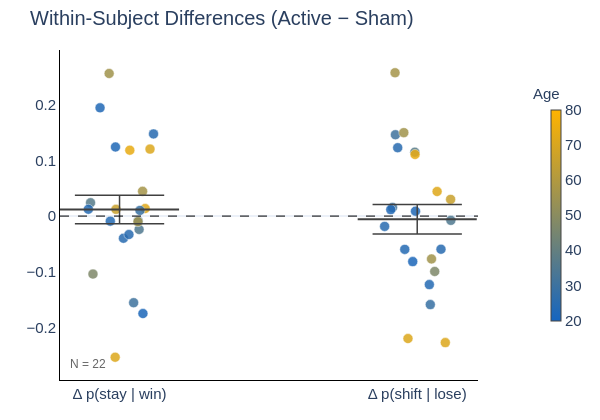

The code cell stored with this chart in its notebook:
### Code cell
# WSLS Difference Plot (Active - Sham)

import plotly.graph_objects as go
import matplotlib.colors as mcolors
import numpy as np

# ---- Configuration ----
age_min, age_max = 20, 80
cap_w = 0.15

wsls_plot = wsls_h2.copy()
n_h2_plot = wsls_plot['subject_id'].nunique()

# ---- Age colormap ----
age_cmap = mcolors.LinearSegmentedColormap.from_list(
    'blue_gold', ['#1565C0', '#FFB300']
)
age_lookup = data.groupby('subject_id')['age'].first().to_dict()

def age_to_color(age):
    norm = np.clip((age - age_min) / (age_max - age_min), 0, 1)
    rgba = age_cmap(norm)
    return f'rgb({int(rgba[0]*255)},{int(rgba[1]*255)},{int(rgba[2]*255)})'

# ---- Build figure ----
fig = go.Figure()
rng = np.random.default_rng(42)

params = ['p_stay_win', 'p_shift_lose']
x_positions = [0, 1]
x_labels = ['Δ p(stay | win)', 'Δ p(shift | lose)']

for i, param in enumerate(params):

    # ---- Pivot to compute within-subject differences ----
    pivot = wsls_plot.pivot(index='subject_id', columns='condition', values=param)

    # keep only complete pairs
    pivot = pivot.dropna(subset=['sham', 'active'])

    # compute difference
    diff = pivot['active'] - pivot['sham']

    subjects = diff.index

    # jitter (only horizontal now)
    jitter = rng.uniform(-0.12, 0.12, size=len(diff))

    # ---- Plot points ----
    fig.add_trace(go.Scatter(
        x=np.full(len(diff), i) + jitter,
        y=diff.values,
        mode='markers',
        marker=dict(
            size=10,
            opacity=0.85,
            color=[age_to_color(age_lookup.get(s, np.nan)) for s in subjects],
            line=dict(width=0.5, color='white')
        ),
        text=[f'sub-{s}<br>Age: {age_lookup.get(s, "?")}<br>Δ: {d:.3f}'
              for s, d in zip(subjects, diff.values)],
        hoverinfo='text+y',
        showlegend=False
    ))

    # ---- Mean + SEM ----
    vals = diff.values
    if len(vals) > 0:
        mean = np.mean(vals)
        sem = np.std(vals, ddof=1) / np.sqrt(len(vals)) if len(vals) > 1 else 0

        # vertical error bar
        fig.add_trace(go.Scatter(
            x=[i, i],
            y=[mean - sem, mean + sem],
            mode='lines',
            line=dict(color='#404040', width=1.5),
            showlegend=False,
            hoverinfo='skip'
        ))

        # caps
        fig.add_trace(go.Scatter(
            x=[i - cap_w, i + cap_w],
            y=[mean + sem, mean + sem],
            mode='lines',
            line=dict(color='#404040', width=1.5),
            showlegend=False,
            hoverinfo='skip'
        ))

        fig.add_trace(go.Scatter(
            x=[i - cap_w, i + cap_w],
            y=[mean - sem, mean - sem],
            mode='lines',
            line=dict(color='#404040', width=1.5),
            showlegend=False,
            hoverinfo='skip'
        ))

        # mean line
        fig.add_trace(go.Scatter(
            x=[i - 0.2, i + 0.2],
            y=[mean, mean],
            mode='lines',
            line=dict(color='#404040', width=2),
            showlegend=False,
            hoverinfo='text',
            text=[f'Mean Δ: {mean:.3f}'] * 2
        ))

# ---- Zero reference line ----
fig.add_hline(y=0, line=dict(color='black', width=1, dash='dash'))

# ---- Axes ----
fig.update_xaxes(
    tickvals=x_positions,
    ticktext=x_labels,
    showgrid=False,
    zeroline=False,
    showline=True,
    linewidth=1,
    linecolor='black',
    tickfont=dict(size=15)
)

fig.update_yaxes(
    showgrid=False,
    showline=True,
    linewidth=1,
    linecolor='black',
    tickfont=dict(size=15)
)

# ---- Layout ----
fig.update_layout(
    height=420, width=600,
    template='plotly_white',
    margin=dict(l=60, r=100, t=50, b=40),
    font=dict(family='Arial', size=14),
    title='Within-Subject Differences (Active − Sham)'
)

# ---- Colorbar ----
dummy_ages = np.linspace(age_min, age_max, 50)
fig.add_trace(go.Scatter(
    x=[None]*50, y=[None]*50, mode='markers',
    marker=dict(
        size=0.1,
        color=dummy_ages,
        colorscale=[[0, '#1565C0'], [1, '#FFB300']],
        cmin=age_min,
        cmax=age_max,
        colorbar=dict(
            x=1.15,
            y=0.5,
            len=0.7,
            thickness=10,
            tickfont=dict(size=15)
        )
    ),
    showlegend=False,
    hoverinfo='skip'
))

fig.add_annotation(
    text='Age',
    x=1.2, y=0.9,
    xref='paper', yref='paper',
    showarrow=False,
    font=dict(size=15)
)

# ---- N annotation ----
fig.add_annotation(
    text=f'N = {n_h2_plot}',
    x=0.02, y=0.02,
    xref='paper', yref='paper',
    showarrow=False,
    font=dict(size=12, color='#666666'),
    xanchor='left'
)

fig.show(config=dict(toImageButtonOptions=dict(filename='wsls_difference')))

### Figure 1 — Plotly figure (JSON) as saved in the notebook; plotly's stock layout.template omitted (floating-point values rounded to 4 significant figures)
{"data": [{"hoverinfo": "text+y", "marker": {"color": ["rgb(79,120,143)", "rgb(220,167,28)", "rgb(223,168,25)", "rgb(63,115,157)", "rgb(87,123,137)", "rgb(40,107,176)", "rgb(67,116,153)", "rgb(55,112,163)", "rgb(126,136,105)", "rgb(200,160,44)", "rgb(36,106,179)", "rgb(220,167,28)", "rgb(232,171,18)", "rgb(165,149,73)", "rgb(32,104,182)", "rgb(32,104,182)", "rgb(40,107,176)", "rgb(36,106,179)", "rgb(28,103,185)", "rgb(40,107,176)", "rgb(161,147,76)", "rgb(161,147,76)"], "line": {"color": "white", "width": 0.5}, "opacity": 0.85, "size": 10}, "mode": "markers", "showlegend": false, "text": ["sub-10369<br>Age: 35<br>Δ: -0.024", "sub-10418<br>Age: 71<br>Δ: -0.254", "sub-10541<br>Age: 72<br>Δ: 0.014", "sub-10559<br>Age: 31<br>Δ: -0.156", "sub-10589<br>Age: 37<br>Δ: 0.024", "sub-10606<br>Age: 25<br>Δ: 0.148", "sub-10608<br>Age: 32<br>Δ: -0.009", "sub-10636<br>Age: 29<br>Δ: 0.010", "sub-10641<br>Age: 47<br>Δ: -0.104", "sub-10649<br>Age: 66<br>Δ: 0.012", "sub-10656<br>Age: 24<br>Δ: -0.009", "sub-10809<br>Age: 71<br>Δ: 0.120", "sub-10866<br>Age: 74<br>Δ: 0.118", "sub-10886<br>Age: 57<br>Δ: 0.044", "sub-10951<br>Age: 23<br>Δ: 0.124", "sub-10998<br>Age: 23<br>Δ: 0.194", "sub-11030<br>Age: 25<br>Δ: -0.040", "sub-11286<br>Age: 24<br>Δ: 0.012", "sub-11318<br>Age: 22<br>Δ: -0.175", "sub-11329<br>Age: 25<br>Δ: -0.033", "sub-11563<br>Age: 56<br>Δ: -0.010", "sub-11628<br>Age: 56<br>Δ: 0.256"], "type": "scatter", "x": [0.06575, -0.01467, 0.08606, 0.04737, -0.0974, 0.1141, 0.06267, 0.06866, -0.08925, -0.01191, -0.03101, 0.1024, 0.03453, 0.07746, -0.01358, -0.06546, 0.0131, -0.1047, 0.07863, 0.0316, 0.06194, -0.03491], "y": [-0.02398, -0.2536, 0.01351, -0.1556, 0.02404, 0.1476, -0.009002, 0.0102, -0.1042, 0.01205, -0.009079, 0.1203, 0.1183, 0.04444, 0.1241, 0.1944, -0.0399, 0.0122, -0.1751, -0.03311, -0.01006, 0.2561]}, {"hoverinfo": "skip", "line": {"color": "#404040", "width": 1.5}, "mode": "lines", "showlegend": false, "type": "scatter", "x": [0, 0], "y": [-0.0136, 0.03759]}, {"hoverinfo": "skip", "line": {"color": "#404040", "width": 1.5}, "mode": "lines", "showlegend": false, "type": "scatter", "x": [-0.15, 0.15], "y": [0.03759, 0.03759]}, {"hoverinfo": "skip", "line": {"color": "#404040", "width": 1.5}, "mode": "lines", "showlegend": false, "type": "scatter", "x": [-0.15, 0.15], "y": [-0.0136, -0.0136]}, {"hoverinfo": "text", "line": {"color": "#404040", "width": 2}, "mode": "lines", "showlegend": false, "text": ["Mean Δ: 0.012", "Mean Δ: 0.012"], "type": "scatter", "x": [-0.2, 0.2], "y": [0.012, 0.012]}, {"hoverinfo": "text+y", "marker": {"color": ["rgb(79,120,143)", "rgb(220,167,28)", "rgb(223,168,25)", "rgb(63,115,157)", "rgb(87,123,137)", "rgb(40,107,176)", "rgb(67,116,153)", "rgb(55,112,163)", "rgb(126,136,105)", "rgb(200,160,44)", "rgb(36,106,179)", "rgb(220,167,28)", "rgb(232,171,18)", "rgb(165,149,73)", "rgb(32,104,182)", "rgb(32,104,182)", "rgb(40,107,176)", "rgb(36,106,179)", "rgb(28,103,185)", "rgb(40,107,176)", "rgb(161,147,76)", "rgb(161,147,76)"], "line": {"color": "white", "width": 0.5}, "opacity": 0.85, "size": 10}, "mode": "markers", "showlegend": false, "text": ["sub-10369<br>Age: 35<br>Δ: -0.008", "sub-10418<br>Age: 71<br>Δ: -0.227", "sub-10541<br>Age: 72<br>Δ: 0.044", "sub-10559<br>Age: 31<br>Δ: 0.146", "sub-10589<br>Age: 37<br>Δ: 0.115", "sub-10606<br>Age: 25<br>Δ: -0.019", "sub-10608<br>Age: 32<br>Δ: 0.015", "sub-10636<br>Age: 29<br>Δ: -0.159", "sub-10641<br>Age: 47<br>Δ: -0.100", "sub-10649<br>Age: 66<br>Δ: 0.030", "sub-10656<br>Age: 24<br>Δ: -0.060", "sub-10809<br>Age: 71<br>Δ: -0.220", "sub-10866<br>Age: 74<br>Δ: 0.111", "sub-10886<br>Age: 57<br>Δ: 0.257", "sub-10951<br>Age: 23<br>Δ: 0.012", "sub-10998<br>Age: 23<br>Δ: 0.009", "sub-11030<br>Age: 25<br>Δ: 0.123", "sub-11286<br>Age: 24<br>Δ: -0.123", "sub-11318<br>Age: 22<br>Δ: -0.082", "sub-11329<br>Age: 25<br>Δ: -0.060", "sub-11563<br>Age: 56<br>Δ: -0.077", "sub-11628<br>Age: 56<br>Δ: 0.150"], "type": "scatter", "x": [1.113, 1.094, 1.067, 0.9267, 0.992, 0.8905, 0.917, 1.044, 1.059, 1.112, 0.9582, 0.9689, 0.9927, 0.9255, 0.9112, 0.9942, 0.9345, 1.041, 0.9849, 1.08, 1.048, 0.955], "y": [-0.007692, -0.2273, 0.04416, 0.1462, 0.1148, -0.01853, 0.01537, -0.159, -0.09952, 0.02999, -0.05981, -0.22, 0.1107, 0.2575, 0.01161, 0.008827, 0.1229, -0.1231, -0.08177, -0.05952, -0.07694, 0.1499]}, {"hoverinfo": "skip", "line": {"color": "#404040", "width": 1.5}, "mode": "lines", "showlegend": false, "type": "scatter", "x": [1, 1], "y": [-0.03199, 0.02096]}, {"hoverinfo": "skip", "line": {"color": "#404040", "width": 1.5}, "mode": "lines", "showlegend": false, "type": "scatter", "x": [0.85, 1.15], "y": [0.02096, 0.02096]}, {"hoverinfo": "skip", "line": {"color": "#404040", "width": 1.5}, "mode": "lines", "showlegend": false, "type": "scatter", "x": [0.85, 1.15], "y": [-0.03199, -0.03199]}, {"hoverinfo": "text", "line": {"color": "#404040", "width": 2}, "mode": "lines", "showlegend": false, "text": ["Mean Δ: -0.006", "Mean Δ: -0.006"], "type": "scatter", "x": [0.8, 1.2], "y": [-0.005515, -0.005515]}, {"hoverinfo": "skip", "marker": {"cmax": 80, "cmin": 20, "color": [20, 21.22, 22.45, 23.67, 24.9, 26.12, 27.35, 28.57, 29.8, 31.02, 32.24, 33.47, 34.69, 35.92, 37.14, 38.37, 39.59, 40.82, 42.04, 43.27, 44.49, 45.71, 46.94, 48.16, 49.39, 50.61, 51.84, 53.06, 54.29, 55.51, 56.73, 57.96, 59.18, 60.41, 61.63, 62.86, 64.08, 65.31, 66.53, 67.76, 68.98, 70.2, 71.43, 72.65, 73.88, 75.1, 76.33, 77.55, 78.78, 80], "colorbar": {"len": 0.7, "thickness": 10, "tickfont": {"size": 15}, "x": 1.15, "y": 0.5}, "colorscale": [[0, "#1565C0"], [1, "#FFB300"]], "size": 0.1}, "mode": "markers", "showlegend": false, "type": "scatter", "x": [null, null, null, null, null, null, null, null, null, null, null, null, null, null, null, null, null, null, null, null, null, null, null, null, null, null, null, null, null, null, null, null, null, null, null, null, null, null, null, null, null, null, null, null, null, null, null, null, null, null], "y": [null, null, null, null, null, null, null, null, null, null, null, null, null, null, null, null, null, null, null, null, null, null, null, null, null, null, null, null, null, null, null, null, null, null, null, null, null, null, null, null, null, null, null, null, null, null, null, null, null, null]}], "layout": {"annotations": [{"font": {"size": 15}, "showarrow": false, "text": "Age", "x": 1.2, "xref": "paper", "y": 0.9, "yref": "paper"}, {"font": {"color": "#666666", "size": 12}, "showarrow": false, "text": "N = 22", "x": 0.02, "xanchor": "left", "xref": "paper", "y": 0.02, "yref": "paper"}], "font": {"family": "Arial", "size": 14}, "height": 420, "margin": {"b": 40, "l": 60, "r": 100, "t": 50}, "shapes": [{"line": {"color": "black", "dash": "dash", "width": 1}, "type": "line", "x0": 0, "x1": 1, "xref": "x domain", "y0": 0, "y1": 0, "yref": "y"}], "title": {"text": "Within-Subject Differences (Active − Sham)"}, "width": 600, "xaxis": {"autorange": true, "linecolor": "black", "linewidth": 1, "range": [-0.2, 1.204], "showgrid": false, "showline": true, "tickfont": {"size": 15}, "ticktext": ["Δ p(stay | win)", "Δ p(shift | lose)"], "tickvals": [0, 1], "type": "linear", "zeroline": false}, "yaxis": {"autorange": true, "linecolor": "black", "linewidth": 1, "range": [-0.2944, 0.2983], "showgrid": false, "showline": true, "tickfont": {"size": 15}, "type": "linear"}}}
